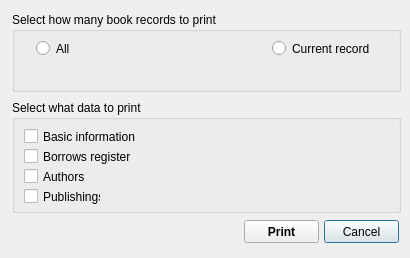
<?xml version="1.0" encoding="UTF-8"?>
<ui version="4.0">
 <class>Drukuj</class>
 <widget class="QDialog" name="Drukuj">
  <property name="geometry">
   <rect>
    <x>0</x>
    <y>0</y>
    <width>410</width>
    <height>258</height>
   </rect>
  </property>
  <property name="windowTitle">
   <string>LBC - Drukuj</string>
  </property>
  <widget class="QGroupBox" name="groupBox">
   <property name="geometry">
    <rect>
     <x>12</x>
     <y>12</y>
     <width>389</width>
     <height>80</height>
    </rect>
   </property>
   <property name="title">
    <string>Select how many book records to print</string>
   </property>
   <widget class="QRadioButton" name="radioButton_ALL">
    <property name="geometry">
     <rect>
      <x>24</x>
      <y>28</y>
      <width>82</width>
      <height>17</height>
     </rect>
    </property>
    <property name="text">
     <string>All</string>
    </property>
   </widget>
   <widget class="QRadioButton" name="radioButton_CUR">
    <property name="geometry">
     <rect>
      <x>260</x>
      <y>28</y>
      <width>101</width>
      <height>17</height>
     </rect>
    </property>
    <property name="text">
     <string>Current record</string>
    </property>
   </widget>
  </widget>
  <widget class="QGroupBox" name="groupBox_2">
   <property name="geometry">
    <rect>
     <x>12</x>
     <y>100</y>
     <width>389</width>
     <height>113</height>
    </rect>
   </property>
   <property name="title">
    <string>Select what data to print</string>
   </property>
   <widget class="QCheckBox" name="checkBox_BASIC">
    <property name="geometry">
     <rect>
      <x>12</x>
      <y>28</y>
      <width>121</width>
      <height>17</height>
     </rect>
    </property>
    <property name="text">
     <string>Basic information</string>
    </property>
   </widget>
   <widget class="QCheckBox" name="checkBox_BORROWS">
    <property name="geometry">
     <rect>
      <x>12</x>
      <y>48</y>
      <width>109</width>
      <height>17</height>
     </rect>
    </property>
    <property name="text">
     <string>Borrows register</string>
    </property>
   </widget>
   <widget class="QCheckBox" name="checkBox_AUTHORS">
    <property name="geometry">
     <rect>
      <x>12</x>
      <y>68</y>
      <width>70</width>
      <height>17</height>
     </rect>
    </property>
    <property name="text">
     <string>Authors</string>
    </property>
   </widget>
   <widget class="QCheckBox" name="checkBox_PUBS">
    <property name="geometry">
     <rect>
      <x>12</x>
      <y>88</y>
      <width>77</width>
      <height>17</height>
     </rect>
    </property>
    <property name="text">
     <string>Publishings</string>
    </property>
   </widget>
  </widget>
  <widget class="QPushButton" name="pushButton_CANCEL">
   <property name="geometry">
    <rect>
     <x>324</x>
     <y>220</y>
     <width>75</width>
     <height>23</height>
    </rect>
   </property>
   <property name="text">
    <string>Cancel</string>
   </property>
  </widget>
  <widget class="QPushButton" name="pushButton_PRINT">
   <property name="geometry">
    <rect>
     <x>244</x>
     <y>220</y>
     <width>75</width>
     <height>23</height>
    </rect>
   </property>
   <property name="font">
    <font>
     <weight>75</weight>
     <bold>true</bold>
    </font>
   </property>
   <property name="text">
    <string>Print</string>
   </property>
  </widget>
 </widget>
 <resources/>
 <connections>
  <connection>
   <sender>pushButton_PRINT</sender>
   <signal>clicked()</signal>
   <receiver>Drukuj</receiver>
   <slot>BTN_PRINT_CLICKED()</slot>
   <hints>
    <hint type="sourcelabel">
     <x>290</x>
     <y>232</y>
    </hint>
    <hint type="destinationlabel">
     <x>234</x>
     <y>7</y>
    </hint>
   </hints>
  </connection>
  <connection>
   <sender>pushButton_CANCEL</sender>
   <signal>clicked()</signal>
   <receiver>Drukuj</receiver>
   <slot>BTN_CANCEL_CLICKED()</slot>
   <hints>
    <hint type="sourcelabel">
     <x>362</x>
     <y>229</y>
    </hint>
    <hint type="destinationlabel">
     <x>363</x>
     <y>8</y>
    </hint>
   </hints>
  </connection>
 </connections>
 <slots>
  <slot>BTN_PRINT_CLICKED()</slot>
  <slot>BTN_CANCEL_CLICKED()</slot>
 </slots>
</ui>
